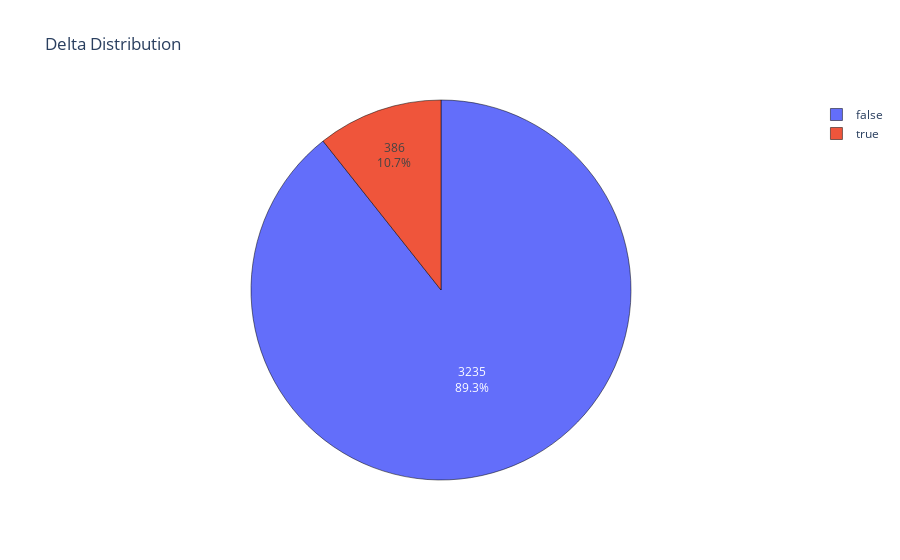

This figure's notebook cell:
### Code cell
dist = df['Delta'].value_counts()
trace = go.Pie(values=(np.array(dist)),labels=dist.index,  pull=[0, 0])
layout = go.Layout(title='Delta Distribution')
data = [trace]
fig = go.Figure(trace,layout)
fig.update_traces(marker=dict(line=dict(color='#000000', width=0.5)), textinfo='value+percent', insidetextorientation='auto')
#sfig.show()

### Figure 1 — Plotly figure (JSON) as saved in the notebook; plotly's stock layout.template omitted (floating-point values rounded to 4 significant figures)
{"data": [{"insidetextorientation": "auto", "labels": [false, true], "marker": {"line": {"color": "#000000", "width": 0.5}}, "pull": [0, 0], "textinfo": "value+percent", "type": "pie", "values": [3235, 386]}], "layout": {"title": {"text": "Delta Distribution"}}}
